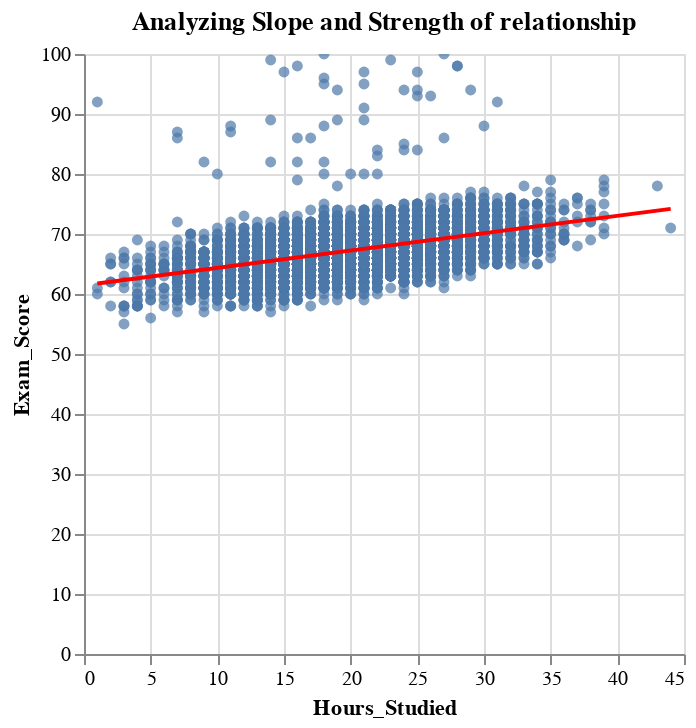

This figure's notebook cell:
### Code cell
# Base scatter plot
reg_line = alt.Chart(study_exam).mark_circle().encode(
    x="Hours_Studied:Q",
    y="Exam_Score:Q",
    tooltip=["Hours_Studied", "Exam_Score"]
)

# Layered trend line (shows slope and strength)
line = reg_line.transform_regression("Hours_Studied", "Exam_Score").mark_line(color='red')

(reg_line + line).properties(title="Analyzing Slope and Strength of relationship").interactive()

### Figure 1 — Vega specification as saved in the notebook (floating-point values rounded to 4 significant figures; data arrays with more than 128 entries replaced by an {"elided": "..."} marker saying what was removed)
{"$schema": "https://vega.github.io/schema/vega/v5.json", "data": [{"name": "param_15_store"}, {"name": "source_0", "values": {"elided": "6607 records"}}, {"name": "data_0", "values": {"elided": "6607 records"}}, {"name": "data_1", "source": "source_0", "transform": [{"type": "regression", "y": "Exam_Score", "as": ["Hours_Studied", "Exam_Score"], "x": "Hours_Studied"}, {"type": "project", "fields": ["Exam_Score", "Hours_Studied"]}]}], "signals": [{"name": "unit", "value": {}, "on": [{"events": "pointermove", "update": "isTuple(group()) ? group() : unit"}]}, {"name": "param_15", "update": "vlSelectionResolve(\"param_15_store\", \"union\")"}, {"name": "param_15_Hours_Studied", "on": [{"events": [{"source": "view", "type": "dblclick"}], "update": "null"}, {"events": {"signal": "param_15_translate_delta"}, "update": "panLinear(param_15_translate_anchor.extent_x, -param_15_translate_delta.x / width)"}, {"events": {"signal": "param_15_zoom_delta"}, "update": "zoomLinear(domain(\"x\"), param_15_zoom_anchor.x, param_15_zoom_delta)"}]}, {"name": "param_15_Exam_Score", "on": [{"events": [{"source": "view", "type": "dblclick"}], "update": "null"}, {"events": {"signal": "param_15_translate_delta"}, "update": "panLinear(param_15_translate_anchor.extent_y, param_15_translate_delta.y / height)"}, {"events": {"signal": "param_15_zoom_delta"}, "update": "zoomLinear(domain(\"y\"), param_15_zoom_anchor.y, param_15_zoom_delta)"}]}, {"name": "param_15_tuple", "on": [{"events": [{"signal": "param_15_Hours_Studied || param_15_Exam_Score"}], "update": "param_15_Hours_Studied && param_15_Exam_Score ? {unit: \"view_2\", fields: param_15_tuple_fields, values: [param_15_Hours_Studied,param_15_Exam_Score]} : null"}]}, {"name": "param_15_tuple_fields", "value": [{"field": "Hours_Studied", "channel": "x", "type": "R"}, {"field": "Exam_Score", "channel": "y", "type": "R"}]}, {"name": "param_15_translate_anchor", "value": {}, "on": [{"events": [{"source": "scope", "type": "pointerdown"}], "update": "{x: x(unit), y: y(unit), extent_x: domain(\"x\"), extent_y: domain(\"y\")}"}]}, {"name": "param_15_translate_delta", "value": {}, "on": [{"events": [{"source": "window", "between": [{"source": "scope", "type": "pointerdown"}, {"source": "window", "type": "pointerup"}], "consume": true, "type": "pointermove"}], "update": "{x: param_15_translate_anchor.x - x(unit), y: param_15_translate_anchor.y - y(unit)}"}]}, {"name": "param_15_zoom_anchor", "on": [{"events": [{"source": "scope", "consume": true, "type": "wheel"}], "update": "{x: invert(\"x\", x(unit)), y: invert(\"y\", y(unit))}"}]}, {"name": "param_15_zoom_delta", "on": [{"events": [{"source": "scope", "consume": true, "type": "wheel"}], "update": "pow(1.001, event.deltaY * pow(16, event.deltaMode))", "force": true}]}, {"name": "param_15_modify", "on": [{"events": {"signal": "param_15_tuple"}, "update": "modify(\"param_15_store\", param_15_tuple, true)"}]}], "marks": [{"type": "symbol", "name": "view_2_marks", "from": {"data": "data_0"}, "encode": {"update": {"y": {"field": "Exam_Score", "scale": "y"}, "opacity": {"value": 0.7}, "shape": {"value": "circle"}, "fill": {"value": "#4c78a8"}, "x": {"field": "Hours_Studied", "scale": "x"}, "tooltip": {"signal": "{\"Hours_Studied\": format(datum[\"Hours_Studied\"], \"\"), \"Exam_Score\": format(datum[\"Exam_Score\"], \"\")}"}}}, "clip": true, "style": ["circle"], "interactive": true}, {"type": "line", "name": "layer_1_marks", "from": {"data": "data_1"}, "sort": {"field": "x"}, "encode": {"update": {"stroke": {"value": "red"}, "tooltip": {"signal": "{\"Hours_Studied\": format(datum[\"Hours_Studied\"], \"\"), \"Exam_Score\": format(datum[\"Exam_Score\"], \"\")}"}, "x": {"field": "Hours_Studied", "scale": "x"}, "y": {"field": "Exam_Score", "scale": "y"}, "defined": {"signal": "isValid(datum[\"Hours_Studied\"]) && isFinite(+datum[\"Hours_Studied\"]) && isValid(datum[\"Exam_Score\"]) && isFinite(+datum[\"Exam_Score\"])"}}}, "clip": true, "interactive": true, "style": ["line"]}], "scales": [{"name": "x", "type": "linear", "domain": {"fields": [{"data": "data_0", "field": "Hours_Studied"}, {"data": "data_1", "field": "Hours_Studied"}]}, "range": [0, {"signal": "width"}], "nice": true, "zero": true, "domainRaw": {"signal": "param_15[\"Hours_Studied\"]"}}, {"name": "y", "type": "linear", "domain": {"fields": [{"data": "data_0", "field": "Exam_Score"}, {"data": "data_1", "field": "Exam_Score"}]}, "range": [{"signal": "height"}, 0], "nice": true, "domainRaw": {"signal": "param_15[\"Exam_Score\"]"}, "zero": true}], "axes": [{"scale": "x", "minExtent": 0, "zindex": 0, "aria": false, "domain": false, "ticks": false, "tickCount": {"signal": "ceil(width/40)"}, "gridScale": "y", "grid": true, "orient": "bottom", "labels": false, "maxExtent": 0}, {"scale": "y", "orient": "left", "ticks": false, "maxExtent": 0, "minExtent": 0, "labels": false, "aria": false, "tickCount": {"signal": "ceil(height/40)"}, "domain": false, "gridScale": "x", "zindex": 0, "grid": true}, {"scale": "x", "orient": "bottom", "grid": false, "title": "Hours_Studied", "labelOverlap": true, "labelFlush": true, "tickCount": {"signal": "ceil(width/40)"}, "zindex": 0}, {"scale": "y", "title": "Exam_Score", "grid": false, "tickCount": {"signal": "ceil(height/40)"}, "labelOverlap": true, "orient": "left", "zindex": 0}], "title": {"text": "Analyzing Slope and Strength of relationship", "frame": "group"}, "background": "white", "width": 300, "height": 300, "style": "cell", "padding": 5}
